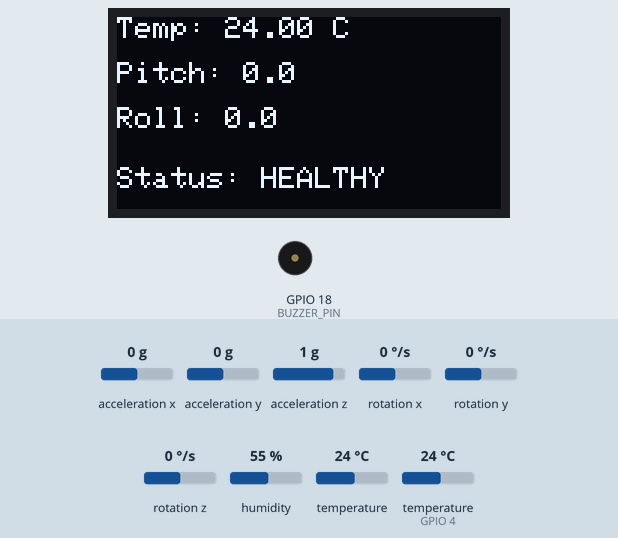
Simulated run of this sketch. Board: ESP32. Parts: 128×64 one-colour display, buzzer (waves = sounding, pin HIGH). The test bench sets the inputs (shaded band); at power-on: acceleration x 0 g, acceleration y 0 g, acceleration z 1 g, rotation x 0 °/s, rotation y 0 °/s, rotation z 0 °/s, humidity 55 %, temperature 24 °C, temperature (sensor on GPIO 4) 24 °C. WiFi joins after 1.5 s; servers stay silent unless stated; web services answer with replies made up by the test bench; what the sketch prints to the serial monitor is not drawn.

Above: at 1.6 s.

The sketch:

sketch.ino
```cpp
#include <WiFi.h>
#include <HTTPClient.h>
#include <Wire.h>
#include <DHT.h>
#include <Adafruit_MPU6050.h>
#include <Adafruit_Sensor.h>
#include <Adafruit_GFX.h>
#include <Adafruit_SSD1306.h>

#define DHTPIN 4
#define DHTTYPE DHT22
#define BUZZER_PIN 18

#define SCREEN_WIDTH 128
#define SCREEN_HEIGHT 64

// WiFi Credentials
const char* ssid = "Wokwi-GUEST";
const char* password = "";

// ThingSpeak Write API Key
String apiKey = "YQTTOS3Y6T644HZ2";

DHT dht(DHTPIN, DHTTYPE);
Adafruit_MPU6050 mpu;
Adafruit_SSD1306 display(SCREEN_WIDTH, SCREEN_HEIGHT, &Wire, -1);

void setup() {

  Serial.begin(115200);

  pinMode(BUZZER_PIN, OUTPUT);
  digitalWrite(BUZZER_PIN, LOW);

  dht.begin();

  Wire.begin(21, 22);

  if (!mpu.begin()) {
    Serial.println("MPU6050 not found!");
    while (1);
  }

  if (!display.begin(SSD1306_SWITCHCAPVCC, 0x3C)) {
    Serial.println("OLED not found!");
    while (1);
  }

  display.clearDisplay();
  display.display();

  // Connect WiFi
  WiFi.begin(ssid, password);

  Serial.print("Connecting to WiFi");

  while (WiFi.status() != WL_CONNECTED) {
    delay(500);
    Serial.print(".");
  }

  Serial.println("\nWiFi Connected");
  Serial.println(WiFi.localIP());

  Serial.println("Satellite Health Monitoring Started");
}

void uploadToThingSpeak(float temp, float pitch, float roll)
{
  if (WiFi.status() == WL_CONNECTED)
  {
    HTTPClient http;

    String url =
      "http://api.thingspeak.com/update?api_key=" +
      apiKey +
      "&field1=" + String(temp) +
      "&field2=" + String(pitch) +
      "&field3=" + String(roll);

    http.begin(url);

    int httpCode = http.GET();

    if (httpCode > 0)
    {
      Serial.println("Data Uploaded to ThingSpeak");
    }
    else
    {
      Serial.println("Upload Failed");
    }

    http.end();
  }
}

void loop() {

  float temp = dht.readTemperature();

  sensors_event_t a, g, tempSensor;
  mpu.getEvent(&a, &g, &tempSensor);

  float pitch = atan2(a.acceleration.y,
                      sqrt(a.acceleration.x * a.acceleration.x +
                           a.acceleration.z * a.acceleration.z))
                * 180.0 / PI;

  float roll = atan2(-a.acceleration.x,
                     a.acceleration.z)
               * 180.0 / PI;

  String status = "HEALTHY";

  if (temp > 50 || abs(pitch) > 20 || abs(roll) > 20)
  {
    status = "WARNING";
    digitalWrite(BUZZER_PIN, HIGH);
  }
  else
  {
    digitalWrite(BUZZER_PIN, LOW);
  }

  Serial.println("-------------------");
  Serial.print("Temperature: ");
  Serial.print(temp);
  Serial.println(" C");

  Serial.print("Pitch: ");
  Serial.println(pitch);

  Serial.print("Roll: ");
  Serial.println(roll);

  Serial.print("Status: ");
  Serial.println(status);

  display.clearDisplay();

  display.setTextSize(1);
  display.setTextColor(WHITE);

  display.setCursor(0, 0);
  display.print("Temp: ");
  display.print(temp);
  display.println(" C");

  display.setCursor(0, 15);
  display.print("Pitch: ");
  display.print(pitch, 1);

  display.setCursor(0, 30);
  display.print("Roll: ");
  display.print(roll, 1);

  display.setCursor(0, 50);
  display.print("Status: ");
  display.print(status);

  display.display();

  // Upload to ThingSpeak
  uploadToThingSpeak(temp, pitch, roll);

  // ThingSpeak minimum update interval
  delay(15000);
}
```
